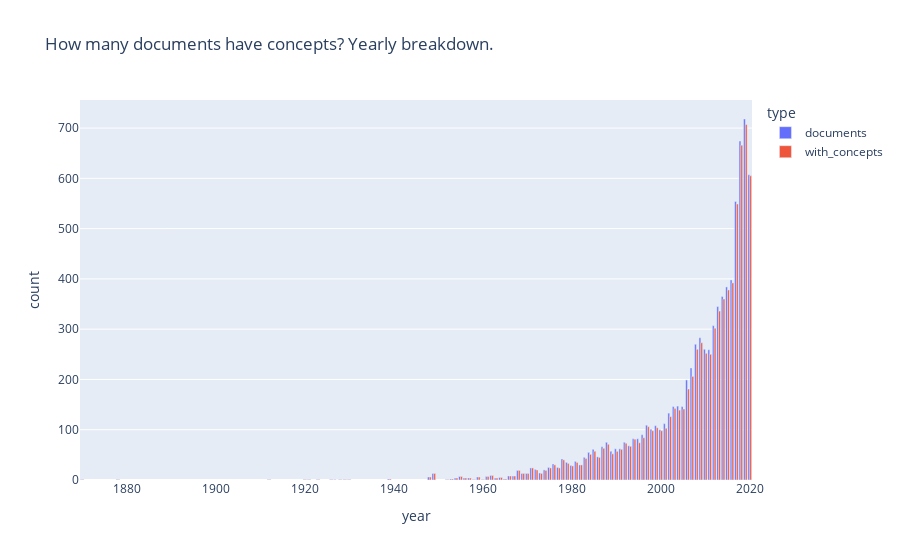

The notebook cell saved with this chart:
### Markdown cell above
### 3.2 Yearly breakdown of Documents With concepts VS Without 

It's also useful to look at whether the ratio of with/without concepts is stable across the years. 

To this end we can use 
* the publications `id` column to count the total number of publications per year  
* the `concepts` column to count the ones that have concepts

### Code cell
temp1 = pubs.groupby('year', as_index=False).count()[['year', 'id', CONCEPTS_FIELD]]
temp1.rename(columns={'id': "documents", CONCEPTS_FIELD: "with_concepts"}, inplace=True)

# reorder cols/rows
temp1 = temp1.melt(id_vars=["year"], 
         var_name="type", 
        value_name="count")

px.bar(temp1, title="How many documents have concepts? Yearly breakdown.",
       x="year", y="count", 
       color="type", 
       barmode="group")

### Figure 1 — Plotly figure (JSON) as saved in the notebook; plotly's stock layout.template omitted (floating-point values rounded to 4 significant figures)
{"data": [{"alignmentgroup": "True", "hovertemplate": "type=documents<br>year=%{x}<br>count=%{y}<extra></extra>", "legendgroup": "documents", "marker": {"color": "#636efa"}, "name": "documents", "offsetgroup": "documents", "orientation": "v", "showlegend": true, "textposition": "auto", "type": "bar", "x": [1870, 1878, 1912, 1920, 1921, 1923, 1926, 1927, 1928, 1929, 1930, 1939, 1948, 1949, 1952, 1953, 1954, 1955, 1956, 1957, 1958, 1959, 1960, 1961, 1962, 1963, 1964, 1965, 1966, 1967, 1968, 1969, 1970, 1971, 1972, 1973, 1974, 1975, 1976, 1977, 1978, 1979, 1980, 1981, 1982, 1983, 1984, 1985, 1986, 1987, 1988, 1989, 1990, 1991, 1992, 1993, 1994, 1995, 1996, 1997, 1998, 1999, 2000, 2001, 2002, 2003, 2004, 2005, 2006, 2007, 2008, 2009, 2010, 2011, 2012, 2013, 2014, 2015, 2016, 2017, 2018, 2019, 2020], "xaxis": "x", "y": [1, 1, 1, 1, 1, 1, 1, 1, 1, 1, 1, 2, 6, 13, 1, 2, 4, 7, 4, 4, 1, 6, 1, 7, 9, 4, 5, 2, 8, 8, 19, 13, 13, 24, 21, 14, 20, 25, 32, 25, 42, 35, 29, 37, 30, 45, 55, 61, 46, 66, 75, 57, 62, 62, 75, 68, 82, 82, 90, 109, 101, 108, 100, 112, 133, 146, 147, 146, 199, 223, 270, 283, 260, 259, 307, 345, 365, 384, 398, 554, 674, 718, 607], "yaxis": "y"}, {"alignmentgroup": "True", "hovertemplate": "type=with_concepts<br>year=%{x}<br>count=%{y}<extra></extra>", "legendgroup": "with_concepts", "marker": {"color": "#EF553B"}, "name": "with_concepts", "offsetgroup": "with_concepts", "orientation": "v", "showlegend": true, "textposition": "auto", "type": "bar", "x": [1870, 1878, 1912, 1920, 1921, 1923, 1926, 1927, 1928, 1929, 1930, 1939, 1948, 1949, 1952, 1953, 1954, 1955, 1956, 1957, 1958, 1959, 1960, 1961, 1962, 1963, 1964, 1965, 1966, 1967, 1968, 1969, 1970, 1971, 1972, 1973, 1974, 1975, 1976, 1977, 1978, 1979, 1980, 1981, 1982, 1983, 1984, 1985, 1986, 1987, 1988, 1989, 1990, 1991, 1992, 1993, 1994, 1995, 1996, 1997, 1998, 1999, 2000, 2001, 2002, 2003, 2004, 2005, 2006, 2007, 2008, 2009, 2010, 2011, 2012, 2013, 2014, 2015, 2016, 2017, 2018, 2019, 2020], "xaxis": "x", "y": [1, 1, 1, 1, 1, 1, 1, 0, 1, 1, 1, 2, 6, 13, 1, 2, 4, 7, 4, 4, 1, 6, 1, 7, 9, 4, 5, 2, 8, 8, 19, 13, 13, 24, 20, 13, 19, 24, 30, 24, 40, 33, 28, 35, 30, 43, 51, 57, 45, 63, 71, 52, 57, 61, 73, 67, 81, 74, 84, 106, 98, 104, 98, 103, 126, 142, 139, 141, 181, 206, 260, 273, 252, 250, 302, 336, 360, 378, 392, 549, 666, 707, 605], "yaxis": "y"}], "layout": {"autosize": true, "barmode": "group", "legend": {"title": {"text": "type"}, "tracegroupgap": 0}, "title": {"text": "How many documents have concepts? Yearly breakdown."}, "xaxis": {"anchor": "y", "autorange": true, "domain": [0, 1], "range": [1870.0, 2020.0], "title": {"text": "year"}, "type": "linear"}, "yaxis": {"anchor": "x", "autorange": true, "domain": [0, 1], "range": [0, 755.8], "title": {"text": "count"}, "type": "linear"}}}
